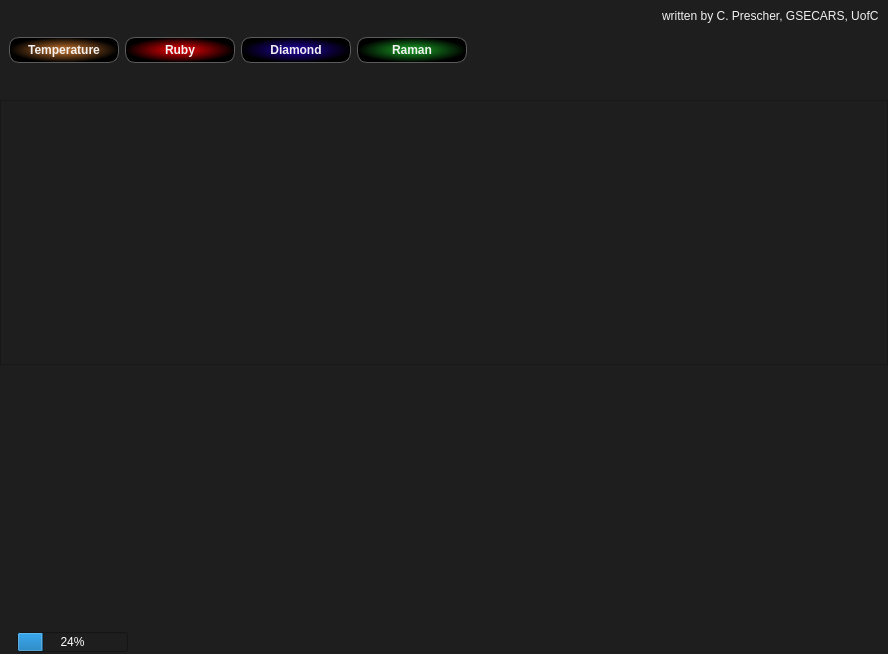
<?xml version="1.0" encoding="UTF-8"?>
<ui version="4.0">
 <class>T_Rax_MainWindow</class>
 <widget class="QMainWindow" name="T_Rax_MainWindow">
  <property name="geometry">
   <rect>
    <x>0</x>
    <y>0</y>
    <width>888</width>
    <height>654</height>
   </rect>
  </property>
  <property name="sizePolicy">
   <sizepolicy hsizetype="Expanding" vsizetype="Expanding">
    <horstretch>0</horstretch>
    <verstretch>0</verstretch>
   </sizepolicy>
  </property>
  <property name="minimumSize">
   <size>
    <width>850</width>
    <height>530</height>
   </size>
  </property>
  <property name="maximumSize">
   <size>
    <width>16777215</width>
    <height>16777215</height>
   </size>
  </property>
  <property name="windowTitle">
   <string>T-Rax ver 0.203</string>
  </property>
  <property name="styleSheet">
   <string notr="true">QTabWidget, QTabWidget::tab-bar,  QTabWidget::panel, QWidget{  
     background: rgba(30, 30, 30, 255);      
 }  
   
 QLabel , QCheckBox, QGroupBox, QRadioButton, QComboBox  {  
    background: rgba(0,0,0,0);
     color: #F1F1F1;  
 }  


QTabWidget::tab-bar{ 
    alignment: center;
}

QWidget{
    color: #F1F1F1;
}


QTabBar::tab:left, QTabBar::tab:right {  
     background: qlineargradient(spread:pad, x1:1, y1:0, x2:0, y2:0, stop:0 rgba(30, 30, 30, 255), stop:1 #505050);
     border: 1px solid  #5B5B5B;  
    font: normal 14px;
    color: #F1F1F1;
     border-radius:2px;
    
    padding: 0px;
     width: 20px;  
    min-height:140px;
 }  


QTabBar::tab::top, QTabBar::tab::bottom {  
     background: qlineargradient(spread:pad, x1:0, y1:1, x2:0, y2:0, stop:0 rgba(30, 30, 30, 255), stop:1 #505050);
     border: 1px solid  #5B5B5B;  
    border-right: 0px solid white;
      color: #F1F1F1; 
    font: normal 11px;
     border-radius:2px;
     min-width: 80px;  
    height: 19px;
    padding: 0px;
     margin-top: 1px ;
    margin-right: 1px;
 }  
QTabBar::tab::left:last, QTabBar::tab::right:last{
    border-bottom-left-radius: 2px;
    border-bottom-right-radius: 2px;
}
QTabBar::tab:left:first, QTabBar::tab:right:first{
    border-top-left-radius: 2px;
    border-top-right-radius: 2px;
}

QTabWidget, QTabWidget::tab-bar,  QTabWidget::panel, QWidget{  
     background: rgba(30, 30, 30, 255);      
 }  

QTabWidget::tab-bar {
    alignment: center;
}

 QTabBar::tab:hover {  
     border: 1px solid #ADADAD;  
 }  
   
 QTabBar:tab:selected{  

    background: qlineargradient(
        x1: 0, y1: 1, 
        x2: 0, y2: 0,
        stop: 0 #727272, 
        stop: 1 #444444
    );
     border:1px solid  rgb(255, 120,00);/*#ADADAD; */ 
}

QTabBar::tab:bottom:last, QTabBar::tab:top:last{
    border-top-right-radius: 2px;
    border-bottom-right-radius: 2px;
}
QTabBar::tab:bottom:first, QTabBar::tab:top:first{
    border-top-left-radius: 2px;
    border-bottom-left-radius: 2px;
}
 QTabBar::tab:top:!selected {  
    margin-top: 1px;
    padding-top:1px;
 }  
QTabBar::tab:bottom:!selected{
    margin-bottom: 1px;
    padding-bottom:1px;
}

QGraphicsView {
    border-style: none;
}

 QLabel , QCheckBox, QGroupBox, QRadioButton, QListWidget::item, QPushButton, QToolBox::tab, QSpinBox, QDoubleSpinBox , QComboBox{  
     color: #F1F1F1; 
    font-size: 12px;
 }  
 QCheckBox{  
     border-radius: 5px;  
 }  
 QRadioButton, QCheckBox {  
     font-weight: normal;  
    height: 15px;
 }  
 
 QLineEdit  {  
     border-radius: 2px;  
     background: #F1F1F1;  
     color: black;  
    height: 18 px;
 }  

QLineEdit::focus{
    border-style: none;
     border-radius: 2px;  
     background: #F1F1F1;  
     color: black;  
}
QSpinBox, QDoubleSpinBox {
    background-color:  #F1F1F1; 
    color: black;
    margin-left: -15px;
    margin-right: -2px;
    height: 30px;
}

QComboBox QAbstractItemView::item { 
	min-height: 40px; 
	min-width: 60px; 
}
QComboBox QAbstractItemView{
    background: rgba(35, 35, 35, 255);
    color: #F1F1F1;
	min-height: 50px;
    selection-background-color: rgba(221, 124, 40, 120);
    border-radius: 5px;

}

QComboBox:!editable {
    margin-left: 1px;
    padding-left: 10px;
    height: 23px;
    background-color: rgba(35, 35, 35, 255);
}

QComboBox::item{
    background-color: rgba(35, 35, 35, 255);
}

QComboBox::item::selected {
    background-color: #505050;
}


QToolBox::tab:QToolButton{
    background: qlineargradient(spread:pad, x1:0, y1:1, x2:0, y2:0, stop:0 rgba(30, 30, 30, 255), stop:1 #505050);
     border: 1px solid  #5B5B5B;  

     border-radius:2px;
     padding-right: 10px;  
    
      color: #F1F1F1; 
    font-size: 12px;
    padding: 3px;
}
QToolBox::tab:QToolButton{
    background: qlineargradient(spread:pad, x1:0, y1:1, x2:0, y2:0, stop:0 rgba(30, 30, 30, 255), stop:1 #505050);
     border: 1px solid  #5B5B5B;  

     border-radius:2px;
     padding-right: 10px;  
    
      color: #F1F1F1; 
    font-size: 12px;
    padding: 3px;
}
  
QPushButton{  
     color: #F1F1F1;
     background: qlineargradient(spread:pad, x1:0, y1:0, x2:0, y2:1, stop:0 #323232, stop:1 #505050);
     border: 1px solid #5B5B5B;
     border-radius: 5px; 
     padding-left: 8px;
height: 18px;
    padding-right: 8px;   
 }  
QPushButton:pressed{
        margin-top: 2,px;
        margin-left: 2px;   
}
QPushButton::disabled{
}

QPushButton::hover{  
     border:1px solid #ADADAD; 
 }  
 

QPushButton::checked{
    background: qlineargradient(
        x1: 0, y1: 1, 
        x2: 0, y2: 0,
        stop: 0 #727272, 
        stop: 1 #444444
    );
     border:1px solid  rgb(255, 120,00);
}

QPushButton::focus {
    outline: None;
}
 QGroupBox {  
     border: 1px solid #ADADAD;  
     border-radius: 4px;  
     margin-top: 7px;
     padding: 0px  
 }  
 QGroupBox::title {  
      subcontrol-origin: margin;  
      left: 20px  
  }

QSplitter::handle:hover {
    background: rgba(30, 30, 30, 255);
 }


QGraphicsView{
    border-style: none;
}

 QScrollBar:vertical {
      border: 2px solid rgba(30, 30, 30, 255);
      background: qlineargradient(spread:pad, x1:1, y1:0, x2:0, y2:0, stop:0 #323232, stop:1 #505050);
      width: 12px;
      margin: 0px 0px 0px 0px;
  }
  QScrollBar::handle:vertical {
      background: qlineargradient(spread:pad, x1:0, y1:0, x2:1, y2:0, stop:0 #969696, stop:1 #CACACA);
     border-radius: 3px;
      min-height: 20px;
    padding: 15px;
  }
  QScrollBar::add-line:vertical {
      border: 0px solid grey;
      height: 0px;
  }

  QScrollBar::sub-line:vertical {
      border: 0px solid grey;
      height: 0px;
  }
  QScrollBar::add-page:vertical, QScrollBar::sub-page:vertical {
      background: none;
  }



#navigation_frame {
    border: none;
    background: qlineargradient(spread:reflect, x1:0, y1:0.5, x2:0, y2:0, stop:0.114428 rgba(21, 134, 31, 255), stop:0.467662 rgba(12, 80, 18, 255), 
    stop:0.726368 rgba(9, 60, 13, 255), stop:1 rgba(0, 0, 0, 255))
}



#navigation_frame QPushButton{
    min-width: 104px;
    min-height: 20px;
	font-size: 12px;
	padding: 2px;
    font-weight: bold;
    border-radius: 10px;
}

#temperature_btn {
    background: qradialgradient(spread:pad, cx:0.5, cy:0.5, radius:0.5, fx:0.5, fy:0.5, stop:0.20398 rgba(221, 124, 40, 180), stop:1 rgba(0, 0, 0, 255))
}
#ruby_btn {
    background: qradialgradient(spread:pad, cx:0.5, cy:0.5, radius:0.5, fx:0.5, fy:0.5, stop:0.20398 rgba(197, 0, 3, 255), stop:1 rgba(0, 0, 0, 255))
}

#diamond_btn {
    background: qradialgradient(spread:pad, cx:0.5, cy:0.5, radius:0.5, fx:0.5, fy:0.5, stop:0.20398 rgba(27, 0, 134, 255), stop:1 rgba(0, 0, 0, 255))
}
#raman_btn {
    background: qradialgradient(spread:pad, cx:0.5, cy:0.5, radius:0.5, fx:0.5, fy:0.5, stop:0.20398 rgba(21, 134, 31, 255), stop:1 rgba(0, 0, 0, 255))
}
</string>
  </property>
  <property name="animated">
   <bool>false</bool>
  </property>
  <widget class="QWidget" name="centralwidget">
   <layout class="QVBoxLayout" name="verticalLayout">
    <property name="spacing">
     <number>0</number>
    </property>
    <property name="margin">
     <number>0</number>
    </property>
    <item>
     <widget class="QFrame" name="navigation_frame">
      <property name="minimumSize">
       <size>
        <width>0</width>
        <height>60</height>
       </size>
      </property>
      <property name="maximumSize">
       <size>
        <width>16777215</width>
        <height>100</height>
       </size>
      </property>
      <property name="frameShape">
       <enum>QFrame::NoFrame</enum>
      </property>
      <property name="frameShadow">
       <enum>QFrame::Plain</enum>
      </property>
      <property name="lineWidth">
       <number>0</number>
      </property>
      <layout class="QHBoxLayout" name="horizontalLayout">
       <item>
        <widget class="QPushButton" name="temperature_btn">
         <property name="text">
          <string>Temperature</string>
         </property>
         <property name="default">
          <bool>false</bool>
         </property>
         <property name="flat">
          <bool>true</bool>
         </property>
        </widget>
       </item>
       <item>
        <widget class="QPushButton" name="ruby_btn">
         <property name="text">
          <string>Ruby</string>
         </property>
         <property name="default">
          <bool>false</bool>
         </property>
         <property name="flat">
          <bool>true</bool>
         </property>
        </widget>
       </item>
       <item>
        <widget class="QPushButton" name="diamond_btn">
         <property name="text">
          <string>Diamond</string>
         </property>
         <property name="default">
          <bool>false</bool>
         </property>
         <property name="flat">
          <bool>true</bool>
         </property>
        </widget>
       </item>
       <item>
        <widget class="QPushButton" name="raman_btn">
         <property name="text">
          <string>Raman</string>
         </property>
         <property name="default">
          <bool>false</bool>
         </property>
         <property name="flat">
          <bool>true</bool>
         </property>
        </widget>
       </item>
       <item>
        <spacer name="horizontalSpacer">
         <property name="orientation">
          <enum>Qt::Horizontal</enum>
         </property>
         <property name="sizeHint" stdset="0">
          <size>
           <width>248</width>
           <height>20</height>
          </size>
         </property>
        </spacer>
       </item>
       <item>
        <layout class="QVBoxLayout" name="verticalLayout_3">
         <item>
          <widget class="QLabel" name="label_2">
           <property name="text">
            <string>written by C. Prescher, GSECARS, UofC</string>
           </property>
          </widget>
         </item>
         <item>
          <spacer name="verticalSpacer_2">
           <property name="orientation">
            <enum>Qt::Vertical</enum>
           </property>
           <property name="sizeHint" stdset="0">
            <size>
             <width>20</width>
             <height>40</height>
            </size>
           </property>
          </spacer>
         </item>
        </layout>
       </item>
      </layout>
     </widget>
    </item>
    <item>
     <widget class="QFrame" name="axes_frame">
      <property name="styleSheet">
       <string notr="true"/>
      </property>
      <property name="frameShape">
       <enum>QFrame::StyledPanel</enum>
      </property>
      <property name="frameShadow">
       <enum>QFrame::Raised</enum>
      </property>
     </widget>
    </item>
    <item>
     <widget class="QFrame" name="main_frame">
      <property name="frameShape">
       <enum>QFrame::NoFrame</enum>
      </property>
      <property name="frameShadow">
       <enum>QFrame::Plain</enum>
      </property>
      <property name="lineWidth">
       <number>0</number>
      </property>
      <layout class="QHBoxLayout" name="horizontalLayout_2">
       <property name="spacing">
        <number>0</number>
       </property>
       <property name="margin">
        <number>0</number>
       </property>
       <item>
        <widget class="QFrame" name="figure1_frame">
         <property name="frameShape">
          <enum>QFrame::NoFrame</enum>
         </property>
         <property name="frameShadow">
          <enum>QFrame::Plain</enum>
         </property>
         <property name="lineWidth">
          <number>0</number>
         </property>
        </widget>
       </item>
       <item>
        <widget class="QFrame" name="figure2_frame">
         <property name="frameShape">
          <enum>QFrame::NoFrame</enum>
         </property>
         <property name="frameShadow">
          <enum>QFrame::Plain</enum>
         </property>
         <property name="lineWidth">
          <number>0</number>
         </property>
        </widget>
       </item>
       <item>
        <widget class="QFrame" name="figure3_frame">
         <property name="frameShape">
          <enum>QFrame::NoFrame</enum>
         </property>
         <property name="frameShadow">
          <enum>QFrame::Plain</enum>
         </property>
         <property name="lineWidth">
          <number>0</number>
         </property>
        </widget>
       </item>
      </layout>
     </widget>
    </item>
    <item>
     <widget class="QFrame" name="status_bar">
      <property name="sizePolicy">
       <sizepolicy hsizetype="Expanding" vsizetype="Maximum">
        <horstretch>0</horstretch>
        <verstretch>0</verstretch>
       </sizepolicy>
      </property>
      <property name="maximumSize">
       <size>
        <width>16777215</width>
        <height>25</height>
       </size>
      </property>
      <property name="frameShape">
       <enum>QFrame::NoFrame</enum>
      </property>
      <property name="frameShadow">
       <enum>QFrame::Plain</enum>
      </property>
      <property name="lineWidth">
       <number>0</number>
      </property>
      <layout class="QHBoxLayout" name="horizontalLayout_3">
       <property name="spacing">
        <number>5</number>
       </property>
       <property name="leftMargin">
        <number>5</number>
       </property>
       <property name="topMargin">
        <number>0</number>
       </property>
       <property name="rightMargin">
        <number>5</number>
       </property>
       <property name="bottomMargin">
        <number>0</number>
       </property>
       <item>
        <widget class="QLabel" name="status_coord_lbl">
         <property name="text">
          <string/>
         </property>
        </widget>
       </item>
       <item>
        <widget class="QProgressBar" name="progress_bar">
         <property name="minimumSize">
          <size>
           <width>0</width>
           <height>20</height>
          </size>
         </property>
         <property name="maximumSize">
          <size>
           <width>16777215</width>
           <height>18</height>
          </size>
         </property>
         <property name="styleSheet">
          <string notr="true">color: white</string>
         </property>
         <property name="value">
          <number>24</number>
         </property>
        </widget>
       </item>
       <item>
        <spacer name="horizontalSpacer_2">
         <property name="orientation">
          <enum>Qt::Horizontal</enum>
         </property>
         <property name="sizeHint" stdset="0">
          <size>
           <width>743</width>
           <height>20</height>
          </size>
         </property>
        </spacer>
       </item>
       <item>
        <widget class="QLabel" name="status_file_information_lbl">
         <property name="text">
          <string/>
         </property>
        </widget>
       </item>
      </layout>
     </widget>
    </item>
   </layout>
  </widget>
 </widget>
 <resources/>
 <connections/>
</ui>
